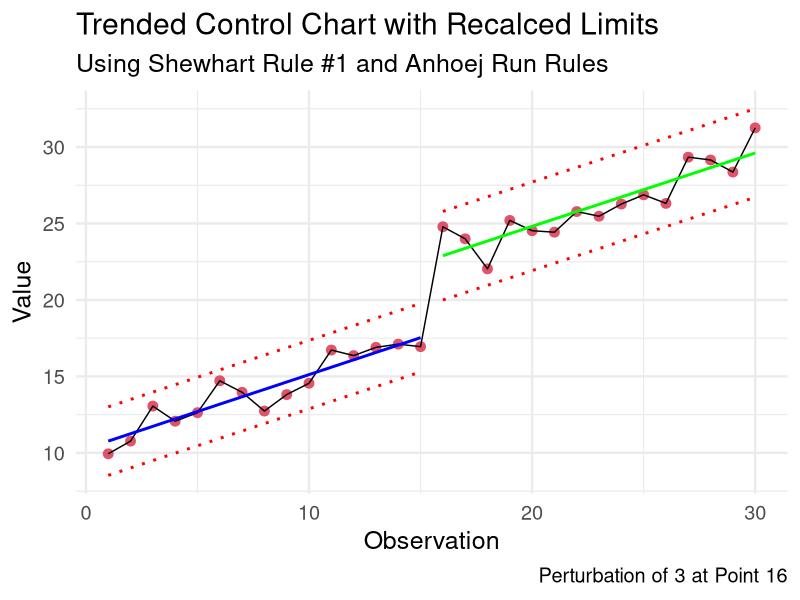

This figure's R source:
# Load libraries
library(tidyverse)

# Create a toy dataset
set.seed(123)
n <- 30
x <- 1:n
y <- 10 + 0.5 * x + rnorm(n, mean = 0, sd = 1)
data <- data.frame(x = x, y = y)

# Introduce a perturbation to shift the mean higher after point 15
data$y[data$x > 15] <- data$y[data$x > 15] + 5  # Add 15 to the y values after point 15

# Split the data into two segments
data_first_15 <- data[data$x <= 15, ]
data_remaining <- data[data$x > 15, ]

# Fit linear models for each segment
model_first_15 <- lm(y ~ x, data = data_first_15)
model_remaining <- lm(y ~ x, data = data_remaining)

# Calculate standard deviations for each segment
residuals_sd_first_15 <- sd(residuals(model_first_15))
residuals_sd_remaining <- sd(residuals(model_remaining))

# Calculate control limits for each segment
data$centerline_first_15 <- predict(model_first_15, newdata = data)
data$ucl_first_15 <- data$centerline_first_15 + 3 * (residuals_sd_first_15 / 1.128)
data$lcl_first_15 <- data$centerline_first_15 - 3 * (residuals_sd_first_15 / 1.128)

data$centerline_remaining <- predict(model_remaining, newdata = data)
data$ucl_remaining <- data$centerline_remaining + 3 * (residuals_sd_remaining / 1.128)
data$lcl_remaining <- data$centerline_remaining - 3 * (residuals_sd_remaining / 1.128)

# Set Shewhart Rule #1 boundaries
sigma.signals <- y < data$lcl_first_15 | y > data$ucl_first_15 | y < data$lcl_remaining | y > data$ucl_remaining

# Add check for unusually long runs or unusually few crossings.

# runs analysis
runs        <- sign(y - ifelse(x <= 15, data$centerline_first_15, data$centerline_remaining))
runs        <- runs[runs != 0]
runs        <- rle(runs)$lengths
n.obs       <- sum(runs)
longest.run <- max(runs, na.rm = TRUE)
n.runs      <- length(runs)
n.crossings <- n.runs - 1

longest.run.max <- round(log2(n.obs) + 3)
n.crossings.min <- qbinom(.05, n.obs - 1, 0.5)

runs.signal <- longest.run > longest.run.max | n.crossings < n.crossings.min

# Plot a trended control chart
ggplot(data, aes(x = x, y = y)) +
  geom_point(aes(x = x, y = y), shape = 19, size = 3, col = sigma.signals + 1) +
  geom_line() +

  # Draw CL, UCL & LCL for the first 15 points
  geom_line(aes(y = ifelse(x <= 15, centerline_first_15, NA)), color = "blue", linetype = "solid", linewidth = 1) +
  geom_line(aes(y = ifelse(x <= 15, ucl_first_15, NA)), color = "red", linetype = "dotted", linewidth = 1) +
  geom_line(aes(y = ifelse(x <= 15, lcl_first_15, NA)), color = "red", linetype = "dotted", linewidth = 1) +

  # Draw CL, UCL & LCL for the remaining points
  geom_line(aes(y = ifelse(x > 15, centerline_remaining, NA)), color = "green", linetype = "solid", linewidth = 1) +
  geom_line(aes(y = ifelse(x > 15, ucl_remaining, NA)), color = "red", linetype = "dotted", linewidth = 1) +
  geom_line(aes(y = ifelse(x > 15, lcl_remaining, NA)), color = "red", linetype = "dotted", linewidth = 1) +

  # Add labels
  labs(title = "Trended Control Chart with Recalced Limits",
       subtitle = "Using Shewhart Rule #1 and Anhoej Run Rules",
       caption = "Perturbation of 3 at Point 16",
       x = "Observation",
       y = "Value") +

  # Theme it
  theme_minimal(base_size = 18)


